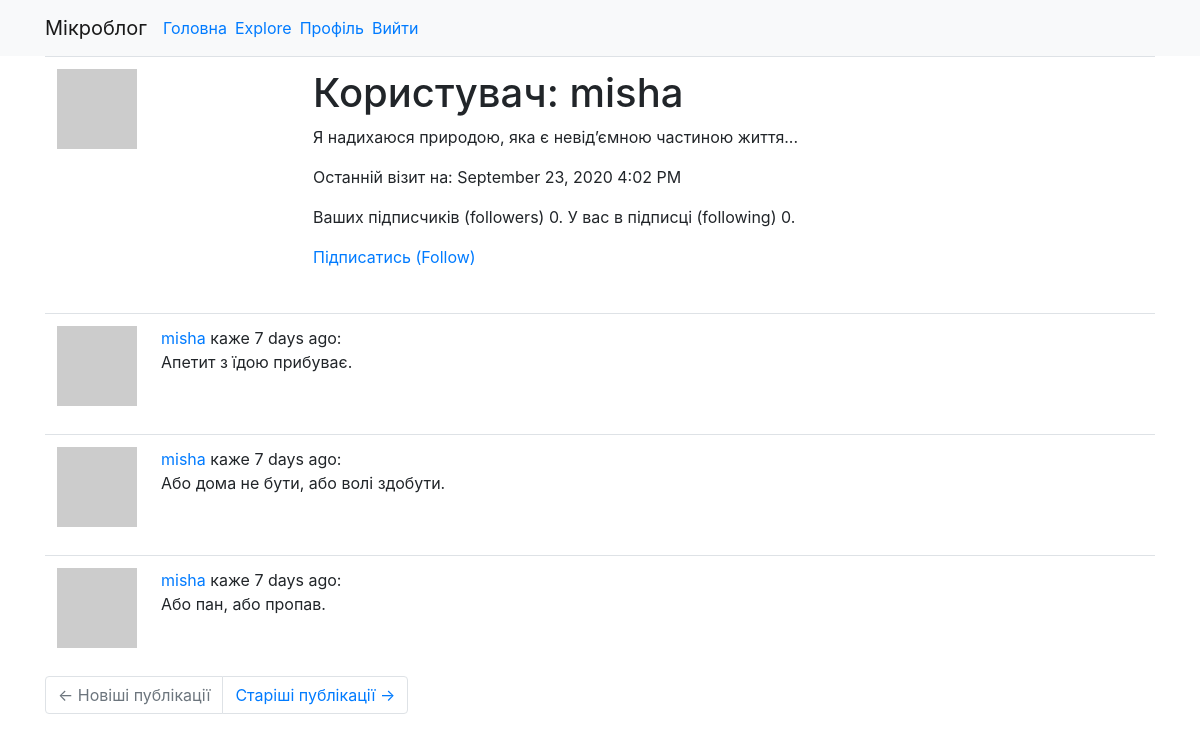
Screenshot of /user/misha (signed in) with the database file from the repository.
### app/models.py (models this page shows, shortened)
class User(UserMixin, db.Model):
    id = db.Column(db.Integer, primary_key=True)
    username = db.Column(db.String(64), index=True, unique=True)
    email = db.Column(db.String(120), index=True, unique=True)
    password_hash = db.Column(db.String(128))
    posts = db.relationship('Post', backref='author', lazy='dynamic')
    about_me = db.Column(db.String(140))
    last_seen = db.Column(db.DateTime, default=datetime.utcnow)
    followed = db.relationship(
        'User', secondary=followers,
        primaryjoin=(followers.c.follower_id == id),
        secondaryjoin=(followers.c.followed_id == id),
        backref=db.backref('followers', lazy='dynamic'), lazy='dynamic')
    def avatar(self, size):
        digest = md5(self.email.lower().encode('utf-8')).hexdigest()
        return 'https://www.gravatar.com/avatar/{}?d=identicon&s={}'.format(
            digest, size)
    def is_following(self, user):
        return self.followed.filter(followers.c.followed_id == user.id).count() > 0

class Post(db.Model):
    id = db.Column(db.Integer, primary_key=True)
    body = db.Column(db.String(140))
    timestamp = db.Column(db.DateTime, index=True, default=datetime.utcnow)
    user_id = db.Column(db.Integer, db.ForeignKey('user.id'))

### app/routes.py (the view)
@app.route('/user/<username>')
@login_required
def user(username):
    user = User.query.filter_by(username=username).first_or_404()
    page = request.args.get('page', 1, type=int)
    posts = user.posts.order_by(Post.timestamp.desc()).paginate(
        page, app.config['POSTS_PER_PAGE'], False)
    next_url = url_for('user', username=user.username, page=posts.next_num) \
        if posts.has_next else None
    prev_url = url_for('user', username=user.username, page=posts.prev_num) \
        if posts.has_prev else None
    return render_template('user.html', user=user, posts=posts.items, next_url=next_url, prev_url=prev_url)

### app/models.py (called while the page is built)
@login.user_loader
def load_user(id):
    return User.query.get(int(id))

### app/routes.py (called while the page is built)
@app.before_request
def before_request():
    if current_user.is_authenticated:
        current_user.last_seen = datetime.utcnow()
        db.session.commit()

### app/templates/user.html
{% extends "base.html" %}
{% block content %}
<table class="table table-hover">
	<tr valign="top">
		<td width="256px"><img src="{{ user.avatar(256) }}"></td>
		<td>
			<h1>Користувач: {{ user.username }}</h1>
			{% if user.about_me %}<p>{{ user.about_me }}</p>{% endif %}
			{% if user.last_seen %}<p>Останній візит на: {{ moment(user.last_seen).format('LLL') }}</p>{%endif %}
			<p>Ваших підписчиків (followers) {{ user.followers.count() }}. У вас в підписці (following)
				{{ user.followed.count() }}.</p>
			{% if user == current_user %}
			<p><a href="{{ url_for('edit_profile') }}">Редагувати свій профіль</a></p>
			{% elif not current_user.is_following(user) %}
			<p><a href="{{ url_for('follow', username=user.username) }}">Підписатись (Follow)</a></p>
			{% else %}
			<p><a href="{{ url_for('unfollow', username=user.username) }}">Відписатись (Unfollow)</a></p>
			{% endif %}
		</td>
	</tr>
</table>
{% for post in posts %}
{% include '_post.html' %}
{% endfor %}
{% include 'page_navigation.html' %}
{% endblock %}

### app/templates/_post.html
<table class="table table-hover">
	<tr>
		<td width="70px">
			<a href="{{ url_for('user', username=post.author.username) }}">
				<img src="{{ post.author.avatar(70) }}">
		</td>
		<td>
			<a href="{{ url_for('user', username=post.author.username) }}">
				{{ post.author.username }}
			</a> каже {{ moment(post.timestamp).fromNow() }}:
			<br>
			{{ post.body }}
		</td>
	</tr>
</table>

### rows the page displays
User: username "misha", about_me "Я надихаюся природою, яка є невід’ємною частиною життя...", last_seen "September 23, 2020 4:02 PM"
Post: author.username "misha", timestamp "7 days ago", body "Апетит з їдою прибуває."
Post: author.username "misha", timestamp "7 days ago", body "Або дома не бути, або волі здобути."
Post: author.username "misha", timestamp "7 days ago", body "Або пан, або пропав."

### other values shown
{{ user.followers.count() }} "0"
{{ user.followed.count() }} "0"
